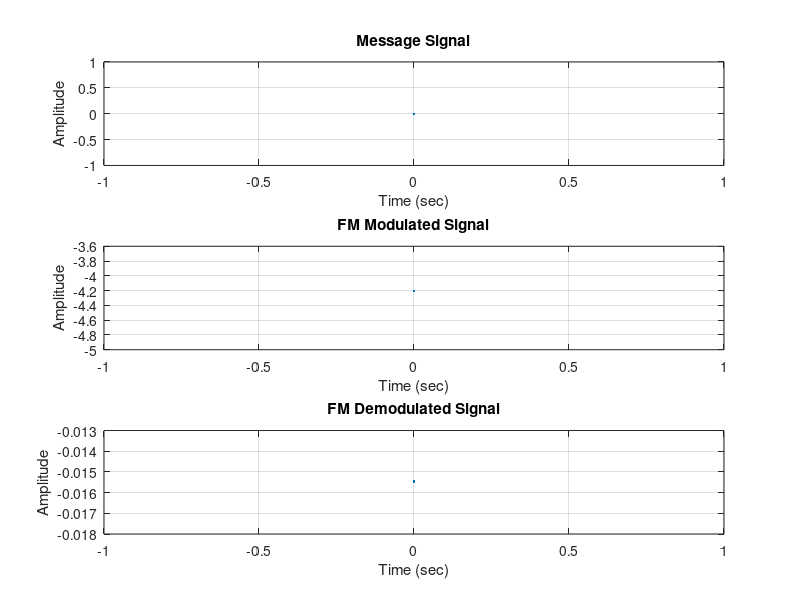

Reproduce this figure in MATLAB.
function fm_mod_demod
% User Inputs
Ac = input('Enter the amplitude of the carrier: ');
fm = input('Enter the message signal frequency (Hz): ');
fc = input('Enter the carrier frequency (Hz): ');
F  = input('Enter the sampling frequency (Hz): ');
kf = input('Enter the frequency sensitivity (Hz per unit amplitude): ');

% Derived Parameters
mi = kf / fm;      % modulation index
T  = 1 / F;        % sampling period1
t  = 0:T:0.1;      % time vector

% 1. Message Signal
m = sin(2*pi*fm*t);

% 2. FM Modulation
% FM signal: x_fm = Ac*sin(2*pi*fc*t - mi*cos(2*pi*fm*t))
x_fm = Ac * sin(2*pi*fc*t - mi * cos(2*pi*fm*t));

% 3. FM Demodulation using Hilbert Transform
analytic_signal = hilbert(x_fm);
inst_phase = unwrap(angle(analytic_signal));
% Compute instantaneous frequency (in Hz)
inst_freq = [diff(inst_phase) * F/(2*pi), 0];  
% Recover the baseband message:
% Instantaneous frequency = fc + kf*sin(2*pi*fm*t) => subtract fc and scale by kf.
demodulated_signal = (inst_freq - fc) / kf;

% Optionally, smooth the recovered signal with a low-pass filter
[b,a] = butter(1, 0.01);
recovered_signal = filter(b, a, demodulated_signal);

% Plotting
figure;
subplot(3,1,1);
plot(t, m);
title('Message Signal');
xlabel('Time (sec)');
ylabel('Amplitude');
grid on;

subplot(3,1,2);
plot(t, x_fm);
title('FM Modulated Signal');
xlabel('Time (sec)');
ylabel('Amplitude');
grid on;

subplot(3,1,3);
plot(t, recovered_signal);
title('FM Demodulated Signal');
xlabel('Time (sec)');
ylabel('Amplitude');
grid on;
end
